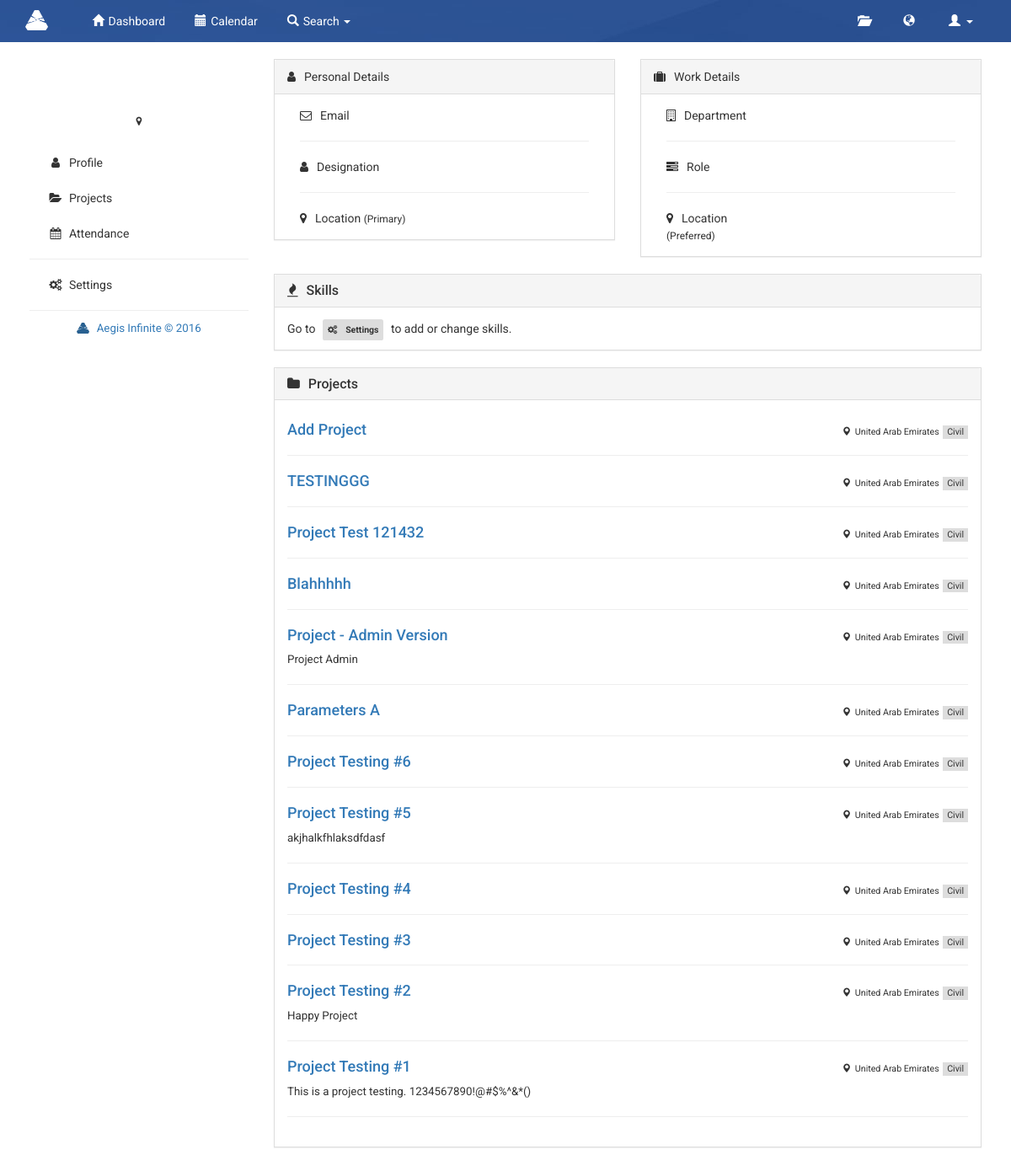
Page /index.php/manager/profile on the committed database.
### tables this page shows
CREATE TABLE `projects` (
  `projectID` int(11) NOT NULL,
  `title` varchar(50) NOT NULL,
  `description` varchar(255) NOT NULL,
  `startDate` date DEFAULT NULL,
  `endDate` date DEFAULT NULL,
  `projectType` varchar(255) NOT NULL,
  `projLocation` varchar(255) NOT NULL,
  `budget` float(15,2) NOT NULL
);

### application/controllers/manager.php (called while the page is built, shortened)
<?php
class manager extends CI_Controller {
    function __construct() {
        $this->load->helper(array('url', 'form', 'file'));
        $this->load->library(array('form_validation', 'session'));
        $this->load->database();
        $this->load->model(array('emp_model', 'admin_model'));
    }
    function profile() {
        $id = $this->session->userdata('userID');
        $data['userID'] = $id;
        $username = $this->session->userdata('username');
        $data['username'] = $username;
        $data['email'] = $this->session->userdata('email');
        $data['fname'] = $this->session->userdata('fname');
        $data['lname'] = $this->session->userdata('lname');
        $data['role'] = $this->session->userdata('role');
        $data['sector'] = $this->session->userdata('sector');
        $data['location'] = $this->session->userdata('location');
        $data['skillName'] = $this->session->userdata('skillName');
        $data['percentage'] = $this->session->userdata('percentage');
        $data['designation'] = $this->session->userdata('designation');
        $data['plocation'] = $this->session->userdata('plocation');
        $data['availability'] = $this->session->userdata('availability');
        $data['results'] = $this->emp_model->view_skills($username);
        $data['proj'] = $this->emp_model->my_project($username);
        $data['pics'] = $this->emp_model->get_image($username);
        $data['notif'] = $this->admin_model->get_alert($id);
        $data['count'] = $this->emp_model->count_notif($id);
        $this->load->view('manager/profile/profile', $data);
    }
}

### index.php (called while the page is built, shortened)
<?php
require_once BASEPATH.'core/CodeIgniter.php';

### application/models/emp_model.php (called while the page is built, shortened)
<?php
class emp_model extends CI_Model {
    function get_image($username) {
        $this->db->select('*');
        $this->db->from('users');
        $this->db->where('username', $username);
        $query = $this->db->get()->result();
        return $query;
    }
    function view_skills($username) {
        $this->db->select('*');
        $this->db->from('users u');
        $this->db->join('users_skills e', 'e.userID = u.userID', 'left');
        $this->db->join('skills s', 's.skillsID = e.skillsID', 'left');
        $this->db->where('u.username', $username);
        $this->db->order_by('e.percentage', 'desc');
        $this->db->limit('5');
        $query = $this->db->get();
        $result = $query->result_array();
        if ($query->num_rows() != 0) {
            return $result;
        } else {
            return false;
        }
    }
    function my_project($username) {
        $this->db->select('*');
        $this->db->from('projects p');
        $this->db->join('projects_users e', 'e.projectID = p.projectID', 'left');
        $this->db->join('users u', 'u.userID = e.userID', 'left');
        $this->db->where('u.username', $username);
        $this->db->order_by('p.projectID', 'desc');
        $this->db->group_by('p.projectID');
        $query = $this->db->get();
        $result = $query->result_array();
        if ($query->num_rows() >= 0) {
            return $result;
        } else {
            return $result;
        }
    }
    function count_notif($user) {
        $this->db->select('*');
        $this->db->from('request_temp');
        $this->db->where('userID', $user);
        return $this->db->count_all_results();
    }
}
?>

### application/views/manager/profile/profile.php (the view, shortened to what this page needs)
<div class="profile container">
    <div class="row">
        <div class="profile-content col-md-9">
            <div class="col-md-6">
                <div class="panel panel-default">
                    <div class="panel-heading"><i class="fa fa-user"></i>Personal Details
                    </div>
                    <div class="panel-body">
                        <div class="col-sm-5"><i class="fa fa-envelope-o"></i>Email</div>
                        <div class="col-sm-7"><?php echo $email; ?></div>
                        <div class="col-sm-12"><hr></div>
                        <div class="col-sm-5"><i class="fa fa-user"></i>Designation</div>
                        <div class="col-sm-7"><?php echo $designation; ?></div>
                        <div class="col-sm-12"><hr></div>
                        <div class="col-sm-5"><i class="fa fa-map-marker"></i>Location <span style="font-size: 9pt;">(Primary)</span></div>
                        <div class="col-sm-7"><?php echo $location; ?></div>
                    </div>
                </div>
            </div>
            <div class="col-md-6">
                <div class="panel panel-default">
                    <div class="panel-heading">
                        <i class="fa fa-suitcase"></i>Work Details
                    </div>
                    <div class="panel-body">
                        <div class="col-sm-5"><i class="fa fa-building-o"></i>Department</div>
                        <div class="col-sm-7"><?php echo $sector; ?></div>
                        <div class="col-sm-12"><hr></div>
                        <div class="col-sm-5"><i class  ="fa fa-tasks"></i>Role</div>
                        <div class="col-sm-7"><?php echo $role; ?></div>
                        <div class="col-sm-12"><hr></div>
                        <div class="col-sm-5"><i class  ="fa fa-map-marker"></i>Location <span style="font-size: 9pt;">(Preferred)</span></div>
                        <div class="col-sm-7"><?php echo $plocation; ?></div>
                    </div>
                </div>
            </div>
            <div class="col-md-12">
                <div class="panel panel-default">
                    <div class="panel-heading">
                        <h3 class="panel-title"><i class="fa fa-fire"></i>Skills</h3>
                    </div>
                    <div class="panel-body">
                        Go to <span class="label label-add"><i class="fa fa-cogs"></i>Settings</span> to add or change skills.
                    </div>
                </div>
            </div>
            <div class="col-md-12">
                <div class="panel panel-default">
                    <div class="panel-heading">
                        <h3 class="panel-title"><i class="fa fa-folder"></i>Projects</h3>
                    </div>
                    <div class="panel-body">
                        <?php
                        foreach ($proj as $data) {
                            ?>
                            <h4> <a href="<?php echo base_url() . 'manager/edit_projects/' . $data['projectID']; ?>"><?php echo $data['title']; ?> </a>
                                <div class="pull-right">
                                    <label class="location"><span class="glyphicon glyphicon-map-marker"></span><?php echo $data['projLocation'] ?></label>
                                    <label class="date"><?php echo $data['projectType'] ?></label>
                                </div>
                            </h4>
                            <p class="desc"><?php echo $data['description']; ?> </p>
                            <hr>
                            <?php
                        }
                        ?>
                    </div>
                </div>
            </div>
        </div>
    </div>
</div>

### css/navbar.css (style rules this page uses)
body { font-family: 'Roboto', sans-serif; }
.label,.glyphicon { margin-right: 5px; margin-left: 5px; }

### css/admin.css (style rules this page uses)
a { text-decoration: none; }
.panel-heading>.fa { margin-right: 10px; }

### css/profile.css (style rules this page uses)
.profile { margin-bottom: 20px; padding-left: 20px; padding-right: 20px; }
.profile-content .fa { margin-right: 10px; }
.profile-content .panel { border-radius: 0px; }
.profile .col-md-9 { padding-right: 0px; padding-left: 0px; }
p.desc { font-size: 10pt; }
label.location { font-size: 8pt; font-weight: 400; }
label.date { font-size: 8pt; font-weight: 400; background-color: #ddd; padding: 2px 5px; }
.label-add { background-color: #ddd; color: #333; padding: 6px; }

### rows in the picture
projects: title "Add Project", projLocation "United Arab Emirates", projectType "Civil"
projects: title "TESTINGGG", projLocation "United Arab Emirates", projectType "Civil"
projects: title "Project Test 121432", projLocation "United Arab Emirates", projectType "Civil"
projects: title "Blahhhhh", projLocation "United Arab Emirates", projectType "Civil"
projects: title "Project - Admin Version", projLocation "United Arab Emirates", projectType "Civil", description "Project Admin"
projects: title "Parameters A", projLocation "United Arab Emirates", projectType "Civil"
projects: title "Project Testing #6", projLocation "United Arab Emirates", projectType "Civil"
projects: title "Project Testing #5", projLocation "United Arab Emirates", projectType "Civil", description "akjhalkfhlaksdfdasf"
projects: title "Project Testing #4", projLocation "United Arab Emirates", projectType "Civil"
projects: title "Project Testing #3", projLocation "United Arab Emirates", projectType "Civil"
projects: title "Project Testing #2", projLocation "United Arab Emirates", projectType "Civil", description "Happy Project"
projects: title "Project Testing #1", projLocation "United Arab Emirates", projectType "Civil", description "This is a project testing. 1234567890!@#$%^&*()"
